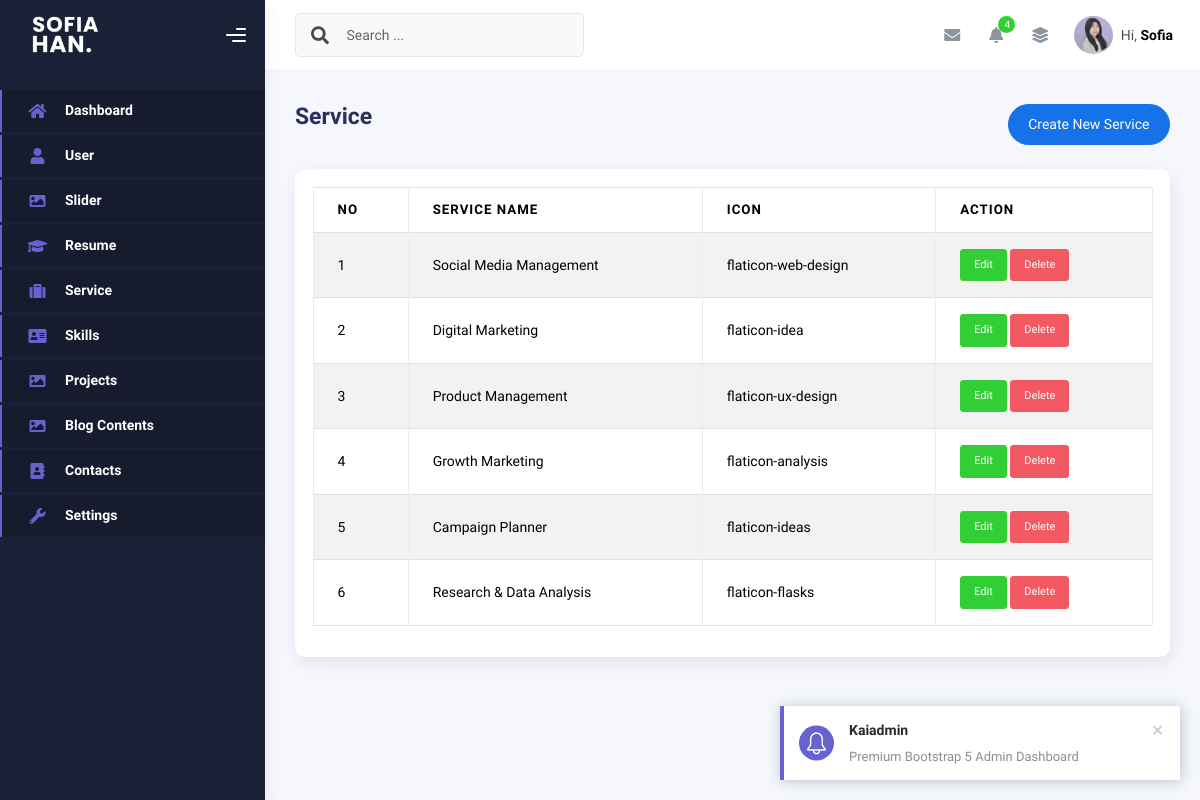
The app's page /admin/service.php with its own data.
### tables this page shows
CREATE TABLE `service` (
  `id` int(11) NOT NULL,
  `service_name` varchar(50) NOT NULL,
  `icon` varchar(50) NOT NULL,
  `is_active` tinyint(1) NOT NULL DEFAULT 1,
  `created_at` timestamp NOT NULL DEFAULT current_timestamp(),
  `update_at` timestamp NULL DEFAULT NULL ON UPDATE current_timestamp()
);

### admin/service.php (the view, shortened to what this page needs)
<?php
include "config/koneksi.php";
$query = mysqli_query($conn, "SELECT * FROM service ORDER BY id DESC");
$rows = mysqli_fetch_all($query, MYSQLI_ASSOC);
?>
<!DOCTYPE html>
<html lang="en">
<head>
    <?php
    include "inc/css.php";
    ?>
</head>
<body>
    <div class="wrapper">
        <?php
        include "inc/sidebar.php";
        ?>
        <div class="main-panel">
            <div class="main-header">
                <?php
                include "inc/navbar.php";
                ?>
            </div>
            <div class="container">
                <div class="page-inner">
                    <div class="d-flex align-items-left align-items-md-center flex-column flex-md-row pt-2 pb-4">
                        <div>
                            <h3 class="fw-bold mb-3">Service</h3>
                        </div>
                        <div class="ms-md-auto py-2 py-md-0">
                            <a href="create-service.php" class="btn btn-primary btn-round">Create New Service</a>
                        </div>
                    </div>
                    <div class="row">
                        <div class="col-sm-6 col-md-12">
                            <div class="card">
                                <div class="card-body">
                                    <table class="table table-bordered table-striped">
                                        <thead>
                                            <tr>
                                                <th>No</th>
                                                <th>Service Name</th>
                                                <th>Icon</th>
                                                <th>Action</th>
                                            </tr>
                                        </thead>
                                        <tbody>
                                            <?php foreach ($rows as $index => $row): ?>
                                                <tr>
                                                    <td><?php echo $index += 1 ?></td>
                                                    <td><?php echo $row['service_name'] ?></td>
                                                    <td><?php echo $row['icon'] ?></td>
                                                    <td>
                                                        <a class="btn btn-success btn-sm"
                                                            href="create-service.php?edit=<?php echo $row['id'] ?>">Edit</a>
                                                        <a onclick="return confirm('Are you sure wanna delete this data?')"
                                                            class=" btn btn-danger btn-sm"
                                                            href="service.php?delete=<?php echo $row['id'] ?>">Delete</a>
                                                    </td>
                                                </tr>
                                            <?php endforeach ?>
                                        </tbody>
                                    </table>
                                </div>
                            </div>
                        </div>
                    </div>
                </div>
            </div>
</body>
</html>

### records on screen
service: index "1", service_name "Social Media Management", icon "flaticon-web-design"
service: index "2", service_name "Digital Marketing", icon "flaticon-idea"
service: index "3", service_name "Product Management", icon "flaticon-ux-design"
service: index "4", service_name "Growth Marketing", icon "flaticon-analysis"
service: index "5", service_name "Campaign Planner", icon "flaticon-ideas"
service: index "6", service_name "Research & Data Analysis", icon "flaticon-flasks"
